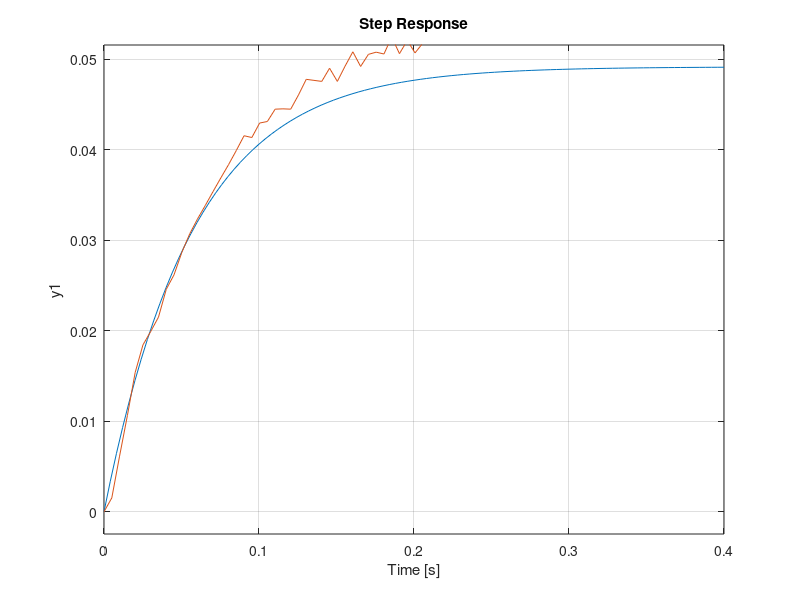

Write MATLAB code to recreate this figure.

%%The purpose of this code is to recreate a transfer function that
%represents the step response of our motor. K and Sigma values are
%calculated from Serial output displaynih radians and elapsed time. The
%actual output values from the Serial output for time and radians/sec are
%contained within testedXVals and testedYVals respectively.
s = tf('s');
K = 0.04916;
sigma = 17.5;
load ("testedXVals.mat")
load ("testedYVals.mat")
transFunc = K*(sigma/(sigma + s)); 
step(transFunc)
hold on
plot(testedXVals,testedYVals)



